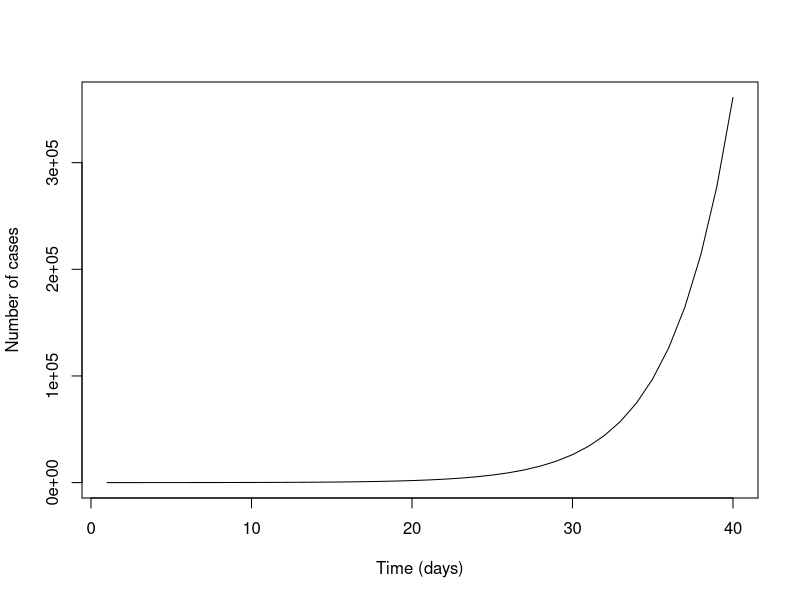

This chart was generated by the following R code:
## ---- chunk 1
library(tidyverse)
knitr::opts_chunk$set(echo = FALSE)

## ---- chunk 2
t <- 40
r <- 0.3
x0 <- 10

output <- x0 * (1+r)^c(1:t)

plot(output,type = "l",
     xlab = "Time (days)",
     ylab = "Number of cases")
